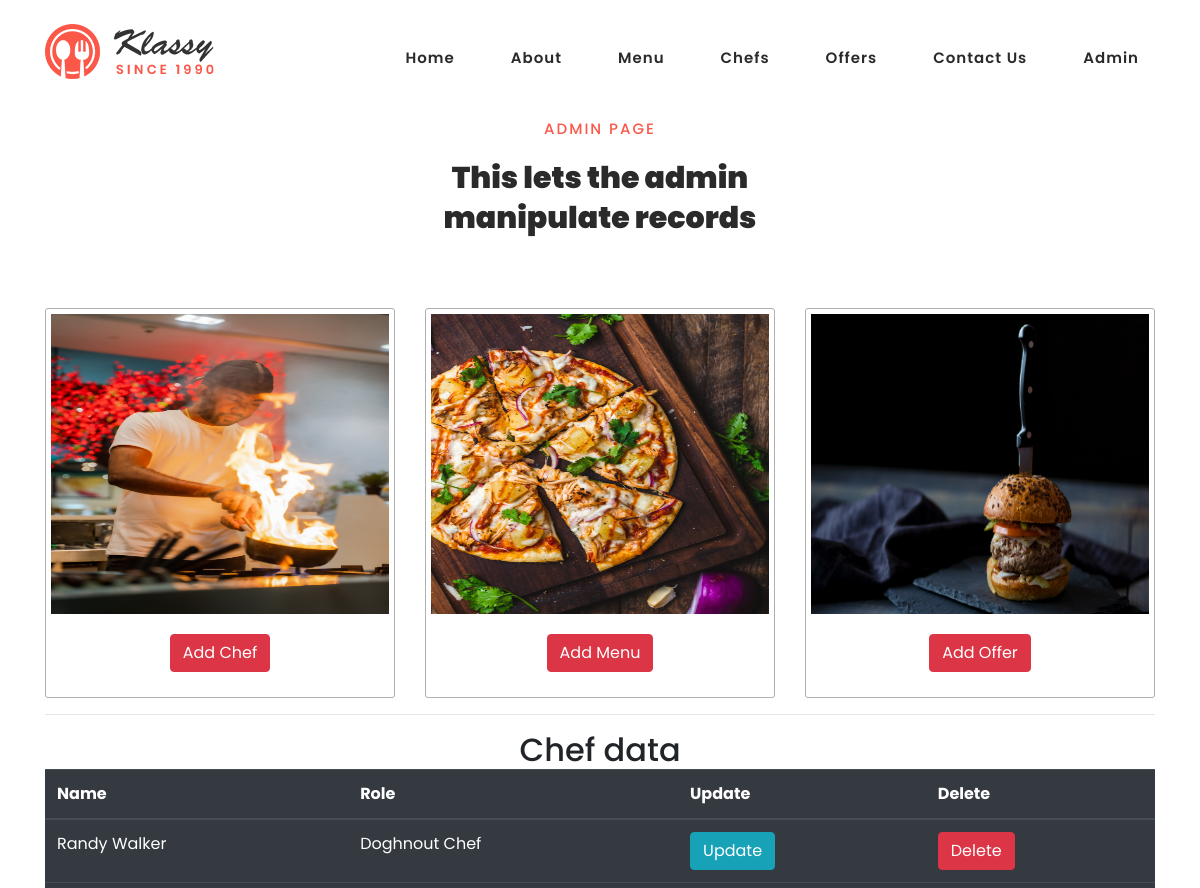
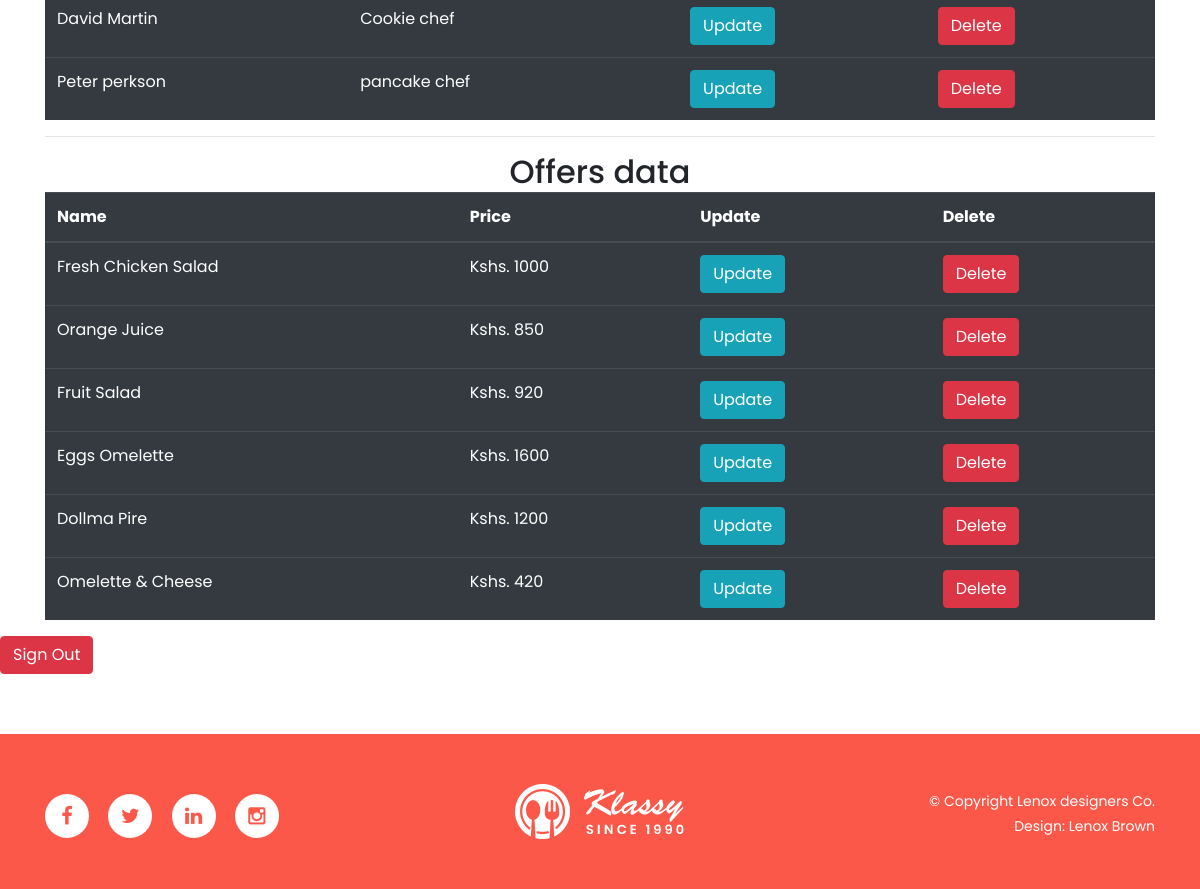
Screenshot of /staff (signed in) with the database file from the repository (2 pictures, top to bottom).
### cafe/models.py (models this page shows, shortened)
class Employees(models.Model):
    name = models.CharField(max_length=50)
    role = models.CharField(max_length=30)
    social_fb = models.CharField(max_length=100)
    social_tweet = models.CharField(max_length=100)
    social_ig = models.CharField(max_length=100)
    profile = models.ImageField(upload_to=unique_image_name, blank=True, null=True)
    added = models.DateTimeField(auto_now_add=True)

class Offers(models.Model):
    name = models.CharField(max_length=100)
    about = models.TextField()
    price = models.IntegerField()
    image = models.ImageField(upload_to=unique_image_name, blank=True, null=True)
    added = models.DateTimeField(auto_now_add=True)

### cafe/views.py (the view)
# urls.py: path("staff", views.staff, name="staff"),
@login_required
def staff(request):
    employees = Employees.objects.all()
    offers = Offers.objects.all()
    return render(request, 'admin.html',{"employees":employees, "offers":offers})

### templates/admin.html (shortened to what this page needs)
{% extends 'base.html'%}
{% load static %}
    {% block content%}
    <section class="section" id="chefs">
        <div class="container">
            <div class="row">
                <div class="col-lg-4 offset-lg-4 text-center">
                    <div class="section-heading">
                        <h6>Admin Page</h6>
                        <h2>This lets the admin manipulate records</h2>
                    </div>
                </div>
            </div>
            <div class="row">
                <div class="col-lg-4">
                    <div class="chef-item">
                        <div class="thumb">
                            <img src="{% static 'mainassets/images/addchef.jpg'%}  "class='addimg' alt="Chef #1">
                        </div>
                        <div class="down-content">
                            <a href="{% url 'employees'%}" class="btn btn-danger">Add Chef</a>
                        </div>
                    </div>
                </div>
                <div class="col-lg-4">
                    <div class="chef-item">
                        <div class="thumb">
                            <img src="{% static 'mainassets/images/addmenu.jpg'%}" class='addimg' alt="Chef #2">
                        </div>
                        <div class="down-content">
                            <a href="{% url 'foods'%}" class="btn btn-danger">Add Menu</a>
                        </div>
                    </div>
                </div>
                <div class="col-lg-4">
                    <div class="chef-item">
                        <div class="thumb">
                            <img src="{% static 'mainassets/images/addoffer.jpg'%}" class='addimg' alt="Chef #3">
                        </div>
                        <div class="down-content">
                            <a href="{% url 'offerform'%}" class="btn btn-danger">Add Offer</a>
                        </div>
                    </div>
                </div>
            </div>
            <hr>
            <table class="table table-dark table-hover">
                <h2 class="text-center">Chef data</h2>
                <thead>
                <tr>
                        <th>Name</th>
                        <th>Role</th>
                        <th>Update</th>
                        <th>Delete</th>
                </tr>
                </thead>
                <tbody>
                    {% for employee in employees %}
                    <tr>
                        <td>{{ employee.name }}</td>
                        <td>{{ employee.role }}</td>
                        <td><a href="{% url 'update_chef' employee.id %}" class="btn btn-info">Update</a></td>
                        <td><a href="{% url 'delete_chef' employee.id %}" class="btn btn-danger">Delete</a></td>
                    </tr>
                    {% endfor%}
                </tbody>
            </table>
            <hr>
            <table class="table table-dark table-hover">
                <h2 class="text-center">Offers data</h2>
                <thead>
                <tr>
                        <th>Name</th>
                        <th>Price</th>
                        <th>Update</th>
                        <th>Delete</th>
                </tr>
                </thead>
                <tbody>
                    {% for offer in offers %}
                    <tr>
                        <td>{{ offer.name }}</td>
                        <td>Kshs. {{ offer.price }}</td>
                        <td><a href="{% url 'update_offer' offer.id %}" class="btn btn-info">Update</a></td>
                        <td><a href="{% url 'delete_offer' offer.id %}" class="btn btn-danger">Delete</a></td>
                    </tr>
                    {% endfor%}
                </tbody>
            </table>
        </div>
        <a href="{% url 'signout'%}" class="btn btn-danger align-items-center">Sign Out</a>
    </section>
    {% endblock content%}

### templates/base.html (shortened to what this page needs)
{% load static %}
<!DOCTYPE html>
<html lang="en">
  <head>
    <link rel="stylesheet" type="text/css" href="{% static 'mainassets/css/bootstrap.min.css'%}">
    <link rel="stylesheet" type="text/css" href="{% static 'mainassets/css/font-awesome.css'%}">
    <link rel="stylesheet" href="{% static 'mainassets/css/templatemo-klassy-cafe.css'%}">
    <link rel="stylesheet" href="{% static 'mainassets/css/owl-carousel.css'%}">
    <link rel="stylesheet" href="{% static 'mainassets/css/lightbox.css'%}">
    </head>
    <body>
    {% include 'includes/header.html'%}
    {% block content%}
    {% endblock content%}
    {% include 'includes/footer.html'%}
  </body>
</html>

### templates/includes/header.html (shortened to what this page needs)
{% load static %}
 <header class="header-area header-sticky">
    <div class="container">
        <div class="row">
            <div class="col-12">
                <nav class="main-nav">
                    <a href="{% url 'index'%}" class="logo">
                        <img src="{% static 'mainassets/images/klassy-logo.png'%}" align="klassy cafe html template">
                    </a>
                    <ul class="nav">
                        <li class="scroll-to-section"><a href="{% url 'index'%}" class="nav-link  {% if "/" == request.path  %} active {% endif %}">Home</a></li>
                        <li class="scroll-to-section"><a href="{% url 'about'%}" class="nav-link  {% if "/about" == request.path  %} active {% endif %}">About</a></li>
                        <li class="scroll-to-section"><a href="{% url 'menu'%}" class="nav-link  {% if "/menu" == request.path  %} active {% endif %}">Menu</a></li>
                        <li class="scroll-to-section"><a href="{% url 'chefs'%}" class="nav-link  {% if "/chef" == request.path  %} active {% endif %}">Chefs</a></li>
                        <li class="scroll-to-section"><a href="{% url 'offers'%}" class="nav-link  {% if "/offers" == request.path  %} active {% endif %}">Offers</a></li>
                        <li class="scroll-to-section"><a href="{% url 'reservation'%}" class="nav-link  {% if "/reservation" == request.path  %} active {% endif %}">Contact Us</a></li>
                        <li class="scroll-to-section"><a href="{% url 'staff'%}" class="nav-link  {% if "/admin" == request.path  %} active {% endif %}">Admin</a></li>
                    </ul>
                </nav>
            </div>
        </div>
    </div>
</header>

### templates/includes/footer.html
{% load static %}
    <footer>
        <div class="container">
            <div class="row">
                <div class="col-lg-4 col-xs-12">
                    <div class="right-text-content">
                            <ul class="social-icons">
                                <li><a href="#"><i class="fa fa-facebook"></i></a></li>
                                <li><a href="#"><i class="fa fa-twitter"></i></a></li>
                                <li><a href="#"><i class="fa fa-linkedin"></i></a></li>
                                <li><a href="#"><i class="fa fa-instagram"></i></a></li>
                            </ul>
                    </div>
                </div>
                <div class="col-lg-4">
                    <div class="logo">
                        <a href="index.html"><img src="assets/images/white-logo.png" alt=""></a>
                    </div>
                </div>
                <div class="col-lg-4 col-xs-12">
                    <div class="left-text-content">
                        <p>© Copyright Lenox designers Co.
                        <br>Design: Lenox Brown</p>
                    </div>
                </div>
            </div>
        </div>
    </footer>

### templates/admin.html (style rules this page uses)
.addimg { height: 300px; width:250px; }

### rows the page displays
Employees: name "Randy Walker", role "Doghnout Chef"
Employees: name "David Martin", role "Cookie chef"
Employees: name "Peter perkson", role "pancake chef"
Offers: name "Fresh Chicken Salad", price "1000"
Offers: name "Orange Juice", price "850"
Offers: name "Fruit Salad", price "920"
Offers: name "Eggs Omelette", price "1600"
Offers: name "Dollma Pire", price "1200"
Offers: name "Omelette & Cheese", price "420"
